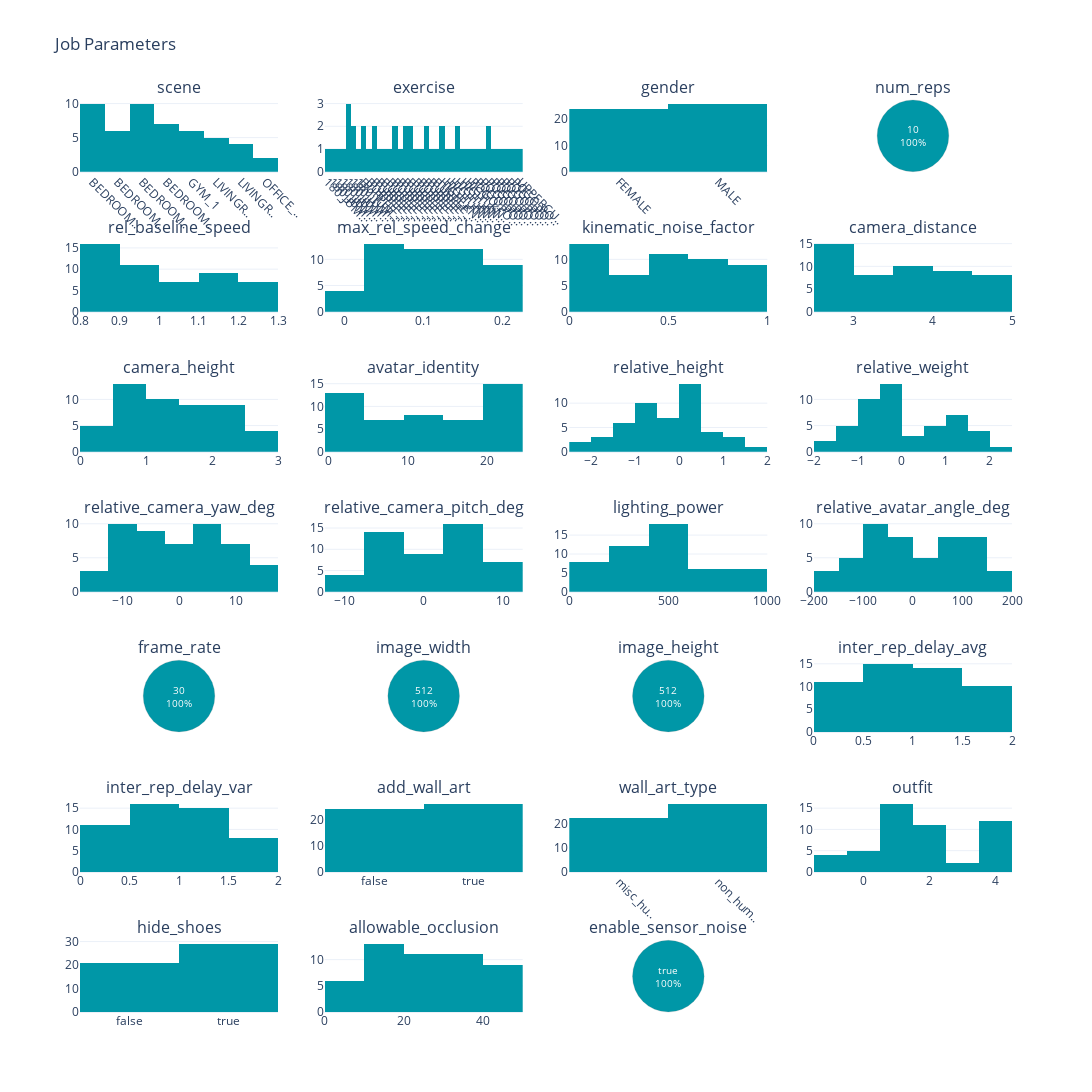

This figure's notebook cell:
### Markdown cell above
Before submitting our full video jobs to the API, we can visualize the distributions of our parameters:

### Code cell
visualize_job_params(job_params)

### Figure 1 — Plotly figure (JSON) as saved in the notebook; plotly's stock layout.template omitted (floating-point values rounded to 4 significant figures)
{"data": [{"legendgroup": "group1", "marker": {"color": "#0097A7"}, "name": "All", "showlegend": false, "type": "histogram", "x": ["OFFICE_1", "BEDROOM_2", "LIVINGROOM_2", "LIVINGROOM_2", "LIVINGROOM_1", "LIVINGROOM_1", "GYM_1", "BEDROOM_5", "LIVINGROOM_2", "GYM_1", "BEDROOM_2", "GYM_1", "BEDROOM_4", "LIVINGROOM_1", "LIVINGROOM_2", "LIVINGROOM_1", "GYM_1", "OFFICE_1", "BEDROOM_2", "BEDROOM_6", "LIVINGROOM_2", "BEDROOM_5", "BEDROOM_4", "OFFICE_1", "LIVINGROOM_2", "LIVINGROOM_2", "BEDROOM_2", "OFFICE_1", "BEDROOM_5", "OFFICE_1", "BEDROOM_2", "OFFICE_1", "GYM_1", "BEDROOM_5", "BEDROOM_2", "GYM_1", "LIVINGROOM_2", "BEDROOM_6", "OFFICE_1", "BEDROOM_5", "LIVINGROOM_1", "BEDROOM_4", "OFFICE_1", "OFFICE_1", "LIVINGROOM_1", "LIVINGROOM_1", "LIVINGROOM_2", "BEDROOM_4", "LIVINGROOM_2", "OFFICE_1"], "xaxis": "x", "yaxis": "y"}, {"legendgroup": "group1", "marker": {"color": "#0097A7"}, "name": "All", "showlegend": false, "type": "histogram", "x": ["BURPEE_10", "BURPEE_PUSHUP_07", "POGO_POGO_LUNGE_05-RIGHT", "POGO_POGO_LUNGE_05-LEFT", "BURPEE_PUSHUP_01", "UPPERCUT-LEFT", "180_JUMP_SQUAT_06-RIGHT", "POGO_POGO_LUNGE_03", "HIGH_KNEES_02", "BURPEE_PUSHUP_01", "BURPEE_PUSHUP_03", "POGO_POGO_LUNGE_01-LEFT", "BURPEE_02", "BURPEE_07", "POGO_POGO_LUNGE_07", "HIGH_KNEES_09", "POGO_POGO_LUNGE_03", "BURPEE_PUSHUP_05", "HIGH_KNEES_05", "BURPEE_PUSHUP_01", "POGO_POGO_LUNGE_02", "180_JUMP_SQUAT_06-LEFT", "BURPEE_PUSHUP_13", "HIGH_KNEES_04", "180_JUMP_SQUAT_03-RIGHT", "BURPEE_PUSHUP_05", "HIGH_KNEES_06", "BURPEE_PUSHUP_10", "180_JUMP_SQUAT_07-LEFT", "HIGH_KNEES_05", "POGO_POGO_LUNGE_08", "BURPEE_PUSHUP_13", "UPPERCUT-LEFT", "HIGH_KNEES_06", "POGO_POGO_LUNGE_10", "180_JUMP_SQUAT_08-RIGHT", "POGO_POGO_LUNGE_08", "BURPEE_PUSHUP_11", "BURPEE_05", "BURPEE_01", "BURPEE_PUSHUP_09", "POGO_POGO_LUNGE_06", "POGO_POGO_LUNGE_07", "HIGH_KNEES_01", "BURPEE_PUSHUP_09", "BURPEE_08", "180_JUMP_SQUAT_05-LEFT", "BURPEE_PUSHUP_03", "BURPEE_09", "180_JUMP_SQUAT_05-RIGHT"], "xaxis": "x2", "yaxis": "y2"}, {"legendgroup": "group1", "marker": {"color": "#0097A7"}, "name": "All", "showlegend": false, "type": "histogram", "x": ["MALE", "MALE", "MALE", "MALE", "FEMALE", "FEMALE", "MALE", "FEMALE", "FEMALE", "FEMALE", "FEMALE", "MALE", "FEMALE", "MALE", "FEMALE", "FEMALE", "MALE", "MALE", "MALE", "MALE", "FEMALE", "MALE", "MALE", "MALE", "MALE", "MALE", "FEMALE", "MALE", "FEMALE", "MALE", "MALE", "FEMALE", "FEMALE", "FEMALE", "FEMALE", "FEMALE", "MALE", "MALE", "MALE", "FEMALE", "MALE", "FEMALE", "MALE", "FEMALE", "FEMALE", "FEMALE", "FEMALE", "FEMALE", "FEMALE", "FEMALE"], "xaxis": "x3", "yaxis": "y3"}, {"domain": {"x": [0.7875, 1], "y": [0.9214, 1]}, "insidetextorientation": "horizontal", "labels": [10], "legendgroup": "group1", "marker": {"colors": ["#0097a7"], "line": {"color": "grey", "width": 0.2}}, "showlegend": false, "sort": false, "textfont": {"size": 10}, "textinfo": "percent+label", "textposition": "inside", "type": "pie", "values": [50]}, {"legendgroup": "group1", "marker": {"color": "#0097A7"}, "name": "All", "showlegend": false, "type": "histogram", "x": [0.8015, 0.8666, 1.224, 0.926, 0.9964, 0.8306, 0.8479, 1.19, 1.167, 0.9999, 1.068, 1.082, 1.244, 1.098, 0.8484, 0.9601, 1.203, 0.8069, 1.153, 1.212, 0.9222, 1.134, 1.043, 1.248, 1.129, 1.212, 0.8159, 0.9503, 1.16, 0.8403, 1.141, 0.8984, 0.995, 0.954, 0.8097, 1.205, 0.9426, 1.125, 0.8942, 1.084, 0.951, 1.109, 1.082, 0.8606, 0.8176, 1.053, 0.899, 0.8731, 0.8186, 0.9942], "xaxis": "x4", "yaxis": "y4"}, {"legendgroup": "group1", "marker": {"color": "#0097A7"}, "name": "All", "showlegend": false, "type": "histogram", "x": [0.1368, 0.01472, 0.1891, 0.01818, 0.1269, 0.04232, 0.1895, 0.1808, 0.04212, 0.1901, 0.09613, 0.02976, 0.1196, 0.05473, 0.04207, 0.009851, 0.11, 0.138, 0.08511, 0.1086, 0.1692, 0.1996, 0.1477, 0.05077, 0.04391, 0.15, 0.0419, 0.08825, 0.09158, 0.01255, 0.09339, 0.07546, 0.1591, 0.1753, 0.08786, 0.1903, 0.1769, 0.1341, 0.06114, 0.14, 0.03654, 0.1879, 0.1571, 0.03024, 0.02896, 0.1708, 0.08332, 0.0516, 0.08848, 0.144], "xaxis": "x5", "yaxis": "y5"}, {"legendgroup": "group1", "marker": {"color": "#0097A7"}, "name": "All", "showlegend": false, "type": "histogram", "x": [0.5722, 0.6077, 0.1484, 0.4376, 0.5552, 0.6036, 0.02808, 0.1443, 0.1349, 0.9918, 0.8763, 0.1024, 0.04008, 0.7211, 0.1803, 0.415, 0.6669, 0.8821, 0.9704, 0.6327, 0.6398, 0.821, 0.4706, 0.2596, 0.7978, 0.995, 0.3237, 0.6891, 0.2052, 0.6151, 0.1008, 0.2631, 0.2821, 0.1554, 0.6364, 0.4288, 0.9428, 0.3234, 0.437, 0.2959, 0.5574, 0.5112, 0.1775, 0.4874, 0.8319, 0.005967, 0.4184, 0.9873, 0.05651, 0.01819], "xaxis": "x6", "yaxis": "y6"}, {"legendgroup": "group1", "marker": {"color": "#0097A7"}, "name": "All", "showlegend": false, "type": "histogram", "x": [3.974, 3.861, 2.951, 4.709, 3.56, 4.072, 3.861, 3.959, 4.444, 3.593, 3.985, 3.109, 4.664, 3.168, 4.347, 4.38, 3.408, 3.324, 4.157, 3.204, 2.897, 4.399, 2.917, 4.512, 2.966, 4.46, 4.329, 3.898, 4.609, 3.44, 2.738, 2.771, 4.181, 2.884, 4.741, 4.626, 4.613, 2.902, 2.998, 2.72, 4.635, 3.095, 3.913, 2.614, 2.933, 3.495, 2.616, 2.702, 2.853, 3.517], "xaxis": "x7", "yaxis": "y7"}, {"legendgroup": "group1", "marker": {"color": "#0097A7"}, "name": "All", "showlegend": false, "type": "histogram", "x": [1.221, 0.746, 0.2351, 1.846, 2.041, 0.789, 1.61, 2.567, 1.039, 0.3554, 1.077, 1.428, 2.122, 2.625, 2.236, 2.343, 1.688, 1.508, 2.37, 0.9538, 0.6427, 0.516, 2.396, 0.9042, 1.1, 1.208, 0.6704, 1.402, 1.083, 0.9825, 1.528, 1.775, 2.55, 1.239, 0.8063, 2.015, 1.452, 0.4023, 1.937, 1.774, 1.89, 0.2173, 0.3765, 0.9644, 0.5969, 2.378, 2.61, 0.5807, 0.9362, 2.107], "xaxis": "x8", "yaxis": "y8"}, {"legendgroup": "group1", "marker": {"color": "#0097A7"}, "name": "All", "showlegend": false, "type": "histogram", "x": [24, 24, 13, 9, 17, 8, 21, 21, 18, 9, 3, 0, 20, 4, 5, 1, 17, 0, 14, 20, 0, 12, 20, 12, 23, 24, 8, 3, 16, 22, 24, 21, 22, 24, 23, 4, 2, 11, 12, 12, 14, 1, 9, 6, 3, 19, 17, 4, 0, 16], "xaxis": "x9", "yaxis": "y9"}, {"legendgroup": "group1", "marker": {"color": "#0097A7"}, "name": "All", "showlegend": false, "type": "histogram", "x": [-0.3554, -0.5449, 0.1832, -0.07162, -0.4573, 0.4413, -0.2543, -1.095, 0.2824, 0.238, 0.7373, 0.2681, -0.1915, -0.6593, -1.076, -1.896, 1.35, 0.4478, -1.812, 0.04263, 0.03819, -0.03047, -0.9642, 0.361, -0.5675, -0.6281, -1.058, 0.3248, -0.7637, -0.5872, -1.2, 0.7356, 1.197, -0.5303, -1.913, 0.5254, 0.3577, -2.048, 0.115, -1.226, -1.133, -0.3483, -2.183, 1.948, -0.7641, 1.429, -0.8679, 0.05142, 0.5559, 0.06853], "xaxis": "x10", "yaxis": "y10"}, {"legendgroup": "group1", "marker": {"color": "#0097A7"}, "name": "All", "showlegend": false, "type": "histogram", "x": [1.403, 0.988, 0.343, -0.4009, -1.04, -0.8287, -0.01354, -0.05624, 1.08, 1.606, 1.279, -0.4601, 1.706, -0.5863, 2.099, -0.4119, 1.831, -0.03968, -0.7439, -0.4011, -0.1292, -0.3385, 0.3279, -1.59, -1.34, -1.157, -0.8798, -0.8951, -0.6973, 0.6851, -0.6113, -0.04703, 1.008, 1.487, 1.853, -0.3764, -1.172, 0.02995, -0.8433, -0.5231, 1.135, 0.7648, 0.5258, -1.401, -0.05087, 1.446, -0.8888, -0.1361, -1.962, 0.5551], "xaxis": "x11", "yaxis": "y11"}, {"legendgroup": "group1", "marker": {"color": "#0097A7"}, "name": "All", "showlegend": false, "type": "histogram", "x": [12.09, 14.99, -1.84, -9.632, 5.271, -12.46, -5.889, -2.122, -9.723, -9.16, 2.679, 1.547, 7.53, 8.61, -2.735, -0.7845, 14.62, -6.785, 10.93, 14.25, -12.66, -1.774, 7.326, -6.637, -3.143, -5.044, 11.55, -8.381, -8.142, 9.832, -13.11, 2.967, 4.807, -5.288, -10.26, -8.262, 3.342, -12.81, 6.89, 6.037, 1.417, -9.559, -2.871, -3.578, 5.951, 14.13, 6.085, -8.37, 11.1, -0.9254], "xaxis": "x12", "yaxis": "y12"}, {"legendgroup": "group1", "marker": {"color": "#0097A7"}, "name": "All", "showlegend": false, "type": "histogram", "x": [8.478, 3.568, 0.7075, -4.099, -6.313, -0.8177, 4.789, -9.658, -9.664, -4.01, -4.844, 5.572, 6.628, 4.613, -7.333, -3.046, 2.205, -0.97, -7.467, 9.458, -2.84, -3.519, 2.853, 7.579, 5.742, 8.806, -0.04697, -5.227, 6.448, 3.428, -8.223, 5.514, -6.151, 3.668, 2.577, -1.79, -3.422, 1.168, -9.419, 9.106, -4.069, -0.1328, 4.975, -2.546, 9.971, 9.48, 0.3338, 5.225, 4.393, 4.396], "xaxis": "x13", "yaxis": "y13"}, {"legendgroup": "group1", "marker": {"color": "#0097A7"}, "name": "All", "showlegend": false, "type": "histogram", "x": [971.7, 21.23, 226.3, 687.3, 560.6, 336.4, 828.5, 46.94, 65.95, 566.9, 212.1, 526.7, 446.4, 589.6, 642.7, 685.5, 660.3, 802.5, 559.8, 805.5, 891.0, 131.0, 92.67, 542.4, 355.0, 216.8, 266.9, 412.7, 493.2, 571.3, 400.2, 349.2, 521.5, 471.4, 595.1, 553.2, 251.9, 97.73, 480.5, 15.62, 313.4, 387.3, 269.6, 457.4, 223.6, 67.39, 758.9, 879.6, 402.5, 663.3], "xaxis": "x14", "yaxis": "y14"}, {"legendgroup": "group1", "marker": {"color": "#0097A7"}, "name": "All", "showlegend": false, "type": "histogram", "x": [-116.1, 4.761, 6.42, 68.07, 2.808, 83.56, -72.21, 140.3, 68.33, 76.99, 69.74, 120.2, 137.1, 136.6, 142.8, -1.616, -136.3, 81.57, -39.14, -90.05, -31.2, -82.0, -166.4, -28.09, -74.22, -119.2, 91.4, 110.7, -68.25, -95.46, -175.0, 136.0, -36.46, -45.33, -55.59, 120.0, -107.7, -28.76, 175.4, -27.06, 11.68, -123.7, 161.8, 2.411, -64.9, -95.92, -150.7, -76.0, 74.19, 161.9], "xaxis": "x15", "yaxis": "y15"}, {"domain": {"x": [0, 0.2125], "y": [0.3071, 0.3857]}, "insidetextorientation": "horizontal", "labels": [30], "legendgroup": "group1", "marker": {"colors": ["#0097a7"], "line": {"color": "grey", "width": 0.2}}, "showlegend": false, "sort": false, "textfont": {"size": 10}, "textinfo": "percent+label", "textposition": "inside", "type": "pie", "values": [50]}, {"domain": {"x": [0.2625, 0.475], "y": [0.3071, 0.3857]}, "insidetextorientation": "horizontal", "labels": [512], "legendgroup": "group1", "marker": {"colors": ["#0097a7"], "line": {"color": "grey", "width": 0.2}}, "showlegend": false, "sort": false, "textfont": {"size": 10}, "textinfo": "percent+label", "textposition": "inside", "type": "pie", "values": [50]}, {"domain": {"x": [0.525, 0.7375], "y": [0.3071, 0.3857]}, "insidetextorientation": "horizontal", "labels": [512], "legendgroup": "group1", "marker": {"colors": ["#0097a7"], "line": {"color": "grey", "width": 0.2}}, "showlegend": false, "sort": false, "textfont": {"size": 10}, "textinfo": "percent+label", "textposition": "inside", "type": "pie", "values": [50]}, {"legendgroup": "group1", "marker": {"color": "#0097A7"}, "name": "All", "showlegend": false, "type": "histogram", "x": [0.9126, 1.472, 0.7156, 1.549, 1.284, 0.4687, 0.4523, 1.197, 1.222, 0.5478, 1.608, 0.6439, 0.2043, 0.6633, 1.536, 0.4978, 1.335, 1.433, 0.4635, 0.8696, 0.5601, 0.4852, 0.1351, 1.445, 0.7794, 1.245, 0.3145, 0.03516, 1.746, 0.5598, 0.772, 0.9856, 0.3591, 0.8238, 1.76, 1.38, 0.9329, 1.165, 1.894, 1.855, 0.08853, 1.431, 1.862, 1.537, 1.247, 1.771, 0.7288, 1.133, 1.076, 0.6298], "xaxis": "x16", "yaxis": "y16"}, {"legendgroup": "group1", "marker": {"color": "#0097A7"}, "name": "All", "showlegend": false, "type": "histogram", "x": [1.391, 0.7013, 1.801, 1.149, 0.3394, 0.3664, 0.9147, 0.653, 0.2291, 1.29, 0.9745, 0.02076, 0.9783, 0.1431, 1.483, 1.273, 0.4821, 0.8664, 1.011, 0.09368, 0.927, 0.8297, 1.395, 1.428, 0.04703, 1.639, 0.7146, 1.031, 0.9431, 1.369, 1.207, 1.169, 1.542, 0.5787, 0.4217, 1.942, 1.73, 0.8189, 1.104, 1.87, 0.8807, 1.75, 1.072, 1.167, 0.3832, 1.516, 0.8134, 0.5918, 0.349, 0.5389], "xaxis": "x17", "yaxis": "y17"}, {"legendgroup": "group1", "marker": {"color": "#0097A7"}, "name": "All", "showlegend": false, "type": "histogram", "x": [false, false, true, true, true, false, true, true, true, false, true, true, false, true, true, true, false, true, false, false, false, false, true, false, false, true, false, true, false, false, false, false, true, true, false, true, false, true, false, true, false, false, true, false, true, true, true, true, true, false], "xaxis": "x18", "yaxis": "y18"}, {"legendgroup": "group1", "marker": {"color": "#0097A7"}, "name": "All", "showlegend": false, "type": "histogram", "x": ["misc_human", "non_human", "non_human", "misc_human", "non_human", "misc_human", "misc_human", "misc_human", "non_human", "non_human", "non_human", "misc_human", "non_human", "misc_human", "non_human", "non_human", "misc_human", "non_human", "misc_human", "non_human", "misc_human", "misc_human", "non_human", "non_human", "non_human", "non_human", "non_human", "non_human", "non_human", "misc_human", "non_human", "non_human", "misc_human", "non_human", "misc_human", "non_human", "non_human", "misc_human", "non_human", "misc_human", "misc_human", "misc_human", "misc_human", "non_human", "non_human", "misc_human", "non_human", "misc_human", "misc_human", "non_human"], "xaxis": "x19", "yaxis": "y19"}, {"legendgroup": "group1", "marker": {"color": "#0097A7"}, "name": "All", "showlegend": false, "type": "histogram", "x": [2, -1, 1, 0, 2, 4, 2, 0, 1, 1, 4, 1, 0, 4, 4, 1, 4, 2, 1, 1, 2, 3, 0, 1, 1, 4, 4, -1, 1, 4, 4, 2, 2, 0, 2, 2, -1, 2, 1, 3, 4, 4, 1, -1, 2, 1, 1, 1, 4, 1], "xaxis": "x20", "yaxis": "y20"}, {"legendgroup": "group1", "marker": {"color": "#0097A7"}, "name": "All", "showlegend": false, "type": "histogram", "x": [false, false, true, false, true, false, false, true, false, true, false, false, true, true, false, false, true, true, true, true, true, true, true, false, true, true, true, false, true, true, false, true, true, true, false, true, true, true, false, true, false, false, true, true, true, false, false, false, true, false], "xaxis": "x21", "yaxis": "y21"}, {"legendgroup": "group1", "marker": {"color": "#0097A7"}, "name": "All", "showlegend": false, "type": "histogram", "x": [22.74, 2.552, 14.39, 27.95, 37.39, 1.758, 18.76, 27.78, 48.4, 14.97, 39.69, 40.44, 49.61, 47.41, 2.962, 12.62, 24.56, 25.32, 16.81, 28.66, 37.89, 37.93, 34.16, 26.32, 42.86, 23.79, 48.31, 35.43, 13.0, 11.66, 47.79, 12.92, 29.9, 45.12, 39.0, 29.36, 30.51, 46.15, 4.442, 18.47, 13.93, 3.3, 22.07, 38.73, 12.9, 36.0, 18.48, 37.71, 11.22, 2.83], "xaxis": "x22", "yaxis": "y22"}, {"domain": {"x": [0.525, 0.7375], "y": [0, 0.07857]}, "insidetextorientation": "horizontal", "labels": [true], "legendgroup": "group1", "marker": {"colors": ["#0097a7"], "line": {"color": "grey", "width": 0.2}}, "showlegend": false, "sort": false, "textfont": {"size": 10}, "textinfo": "percent+label", "textposition": "inside", "type": "pie", "values": [50]}], "layout": {"annotations": [{"font": {"size": 16}, "showarrow": false, "text": "scene", "x": 0.1062, "xanchor": "center", "xref": "paper", "y": 1, "yanchor": "bottom", "yref": "paper"}, {"font": {"size": 16}, "showarrow": false, "text": "exercise", "x": 0.3688, "xanchor": "center", "xref": "paper", "y": 1, "yanchor": "bottom", "yref": "paper"}, {"font": {"size": 16}, "showarrow": false, "text": "gender", "x": 0.6313, "xanchor": "center", "xref": "paper", "y": 1, "yanchor": "bottom", "yref": "paper"}, {"font": {"size": 16}, "showarrow": false, "text": "num_reps", "x": 0.8938, "xanchor": "center", "xref": "paper", "y": 1, "yanchor": "bottom", "yref": "paper"}, {"font": {"size": 16}, "showarrow": false, "text": "rel_baseline_speed", "x": 0.1062, "xanchor": "center", "xref": "paper", "y": 0.8464, "yanchor": "bottom", "yref": "paper"}, {"font": {"size": 16}, "showarrow": false, "text": "max_rel_speed_change", "x": 0.3688, "xanchor": "center", "xref": "paper", "y": 0.8464, "yanchor": "bottom", "yref": "paper"}, {"font": {"size": 16}, "showarrow": false, "text": "kinematic_noise_factor", "x": 0.6313, "xanchor": "center", "xref": "paper", "y": 0.8464, "yanchor": "bottom", "yref": "paper"}, {"font": {"size": 16}, "showarrow": false, "text": "camera_distance", "x": 0.8938, "xanchor": "center", "xref": "paper", "y": 0.8464, "yanchor": "bottom", "yref": "paper"}, {"font": {"size": 16}, "showarrow": false, "text": "camera_height", "x": 0.1062, "xanchor": "center", "xref": "paper", "y": 0.6929, "yanchor": "bottom", "yref": "paper"}, {"font": {"size": 16}, "showarrow": false, "text": "avatar_identity", "x": 0.3688, "xanchor": "center", "xref": "paper", "y": 0.6929, "yanchor": "bottom", "yref": "paper"}, {"font": {"size": 16}, "showarrow": false, "text": "relative_height", "x": 0.6313, "xanchor": "center", "xref": "paper", "y": 0.6929, "yanchor": "bottom", "yref": "paper"}, {"font": {"size": 16}, "showarrow": false, "text": "relative_weight", "x": 0.8938, "xanchor": "center", "xref": "paper", "y": 0.6929, "yanchor": "bottom", "yref": "paper"}, {"font": {"size": 16}, "showarrow": false, "text": "relative_camera_yaw_deg", "x": 0.1062, "xanchor": "center", "xref": "paper", "y": 0.5393, "yanchor": "bottom", "yref": "paper"}, {"font": {"size": 16}, "showarrow": false, "text": "relative_camera_pitch_deg", "x": 0.3688, "xanchor": "center", "xref": "paper", "y": 0.5393, "yanchor": "bottom", "yref": "paper"}, {"font": {"size": 16}, "showarrow": false, "text": "lighting_power", "x": 0.6313, "xanchor": "center", "xref": "paper", "y": 0.5393, "yanchor": "bottom", "yref": "paper"}, {"font": {"size": 16}, "showarrow": false, "text": "relative_avatar_angle_deg", "x": 0.8938, "xanchor": "center", "xref": "paper", "y": 0.5393, "yanchor": "bottom", "yref": "paper"}, {"font": {"size": 16}, "showarrow": false, "text": "frame_rate", "x": 0.1062, "xanchor": "center", "xref": "paper", "y": 0.3857, "yanchor": "bottom", "yref": "paper"}, {"font": {"size": 16}, "showarrow": false, "text": "image_width", "x": 0.3688, "xanchor": "center", "xref": "paper", "y": 0.3857, "yanchor": "bottom", "yref": "paper"}, {"font": {"size": 16}, "showarrow": false, "text": "image_height", "x": 0.6313, "xanchor": "center", "xref": "paper", "y": 0.3857, "yanchor": "bottom", "yref": "paper"}, {"font": {"size": 16}, "showarrow": false, "text": "inter_rep_delay_avg", "x": 0.8938, "xanchor": "center", "xref": "paper", "y": 0.3857, "yanchor": "bottom", "yref": "paper"}, {"font": {"size": 16}, "showarrow": false, "text": "inter_rep_delay_var", "x": 0.1062, "xanchor": "center", "xref": "paper", "y": 0.2321, "yanchor": "bottom", "yref": "paper"}, {"font": {"size": 16}, "showarrow": false, "text": "add_wall_art", "x": 0.3688, "xanchor": "center", "xref": "paper", "y": 0.2321, "yanchor": "bottom", "yref": "paper"}, {"font": {"size": 16}, "showarrow": false, "text": "wall_art_type", "x": 0.6313, "xanchor": "center", "xref": "paper", "y": 0.2321, "yanchor": "bottom", "yref": "paper"}, {"font": {"size": 16}, "showarrow": false, "text": "outfit", "x": 0.8938, "xanchor": "center", "xref": "paper", "y": 0.2321, "yanchor": "bottom", "yref": "paper"}, {"font": {"size": 16}, "showarrow": false, "text": "hide_shoes", "x": 0.1062, "xanchor": "center", "xref": "paper", "y": 0.07857, "yanchor": "bottom", "yref": "paper"}, {"font": {"size": 16}, "showarrow": false, "text": "allowable_occlusion", "x": 0.3688, "xanchor": "center", "xref": "paper", "y": 0.07857, "yanchor": "bottom", "yref": "paper"}, {"font": {"size": 16}, "showarrow": false, "text": "enable_sensor_noise", "x": 0.6313, "xanchor": "center", "xref": "paper", "y": 0.07857, "yanchor": "bottom", "yref": "paper"}], "barmode": "stack", "font": {"size": 12}, "height": 2100, "title": {"text": "Job Parameters"}, "width": 1500, "xaxis": {"anchor": "y", "domain": [0, 0.2125], "tickangle": 45, "tickmode": "array", "ticktext": ["BEDROOM..", "BEDROOM..", "BEDROOM..", "BEDROOM..", "GYM_1", "LIVINGR..", "LIVINGR..", "OFFICE_.."], "tickvals": [0, 1, 2, 3, 4, 5, 6, 7]}, "xaxis10": {"anchor": "y10", "domain": [0.525, 0.7375]}, "xaxis11": {"anchor": "y11", "domain": [0.7875, 1]}, "xaxis12": {"anchor": "y12", "domain": [0, 0.2125]}, "xaxis13": {"anchor": "y13", "domain": [0.2625, 0.475]}, "xaxis14": {"anchor": "y14", "domain": [0.525, 0.7375]}, "xaxis15": {"anchor": "y15", "domain": [0.7875, 1]}, "xaxis16": {"anchor": "y16", "domain": [0.7875, 1]}, "xaxis17": {"anchor": "y17", "domain": [0, 0.2125]}, "xaxis18": {"anchor": "y18", "domain": [0.2625, 0.475]}, "xaxis19": {"anchor": "y19", "domain": [0.525, 0.7375], "tickangle": 45, "tickmode": "array", "ticktext": ["misc_hu..", "non_hum.."], "tickvals": [0, 1]}, "xaxis2": {"anchor": "y2", "domain": [0.2625, 0.475], "tickangle": 45, "tickmode": "array", "ticktext": ["180_JUM..", "180_JUM..", "180_JUM..", "180_JUM..", "180_JUM..", "180_JUM..", "180_JUM..", "BURPEE_..", "BURPEE_..", "BURPEE_..", "BURPEE_..", "BURPEE_..", "BURPEE_..", "BURPEE_..", "BURPEE_..", "BURPEE_..", "BURPEE_..", "BURPEE_..", "BURPEE_..", "BURPEE_..", "BURPEE_..", "BURPEE_..", "HIGH_KN..", "HIGH_KN..", "HIGH_KN..", "HIGH_KN..", "HIGH_KN..", "HIGH_KN..", "POGO_PO..", "POGO_PO..", "POGO_PO..", "POGO_PO..", "POGO_PO..", "POGO_PO..", "POGO_PO..", "POGO_PO..", "POGO_PO..", "UPPERCU.."], "tickvals": [0, 1, 2, 3, 4, 5, 6, 7, 8, 9, 10, 11, 12, 13, 14, 15, 16, 17, 18, 19, 20, 21, 22, 23, 24, 25, 26, 27, 28, 29, 30, 31, 32, 33, 34, 35, 36, 37]}, "xaxis20": {"anchor": "y20", "domain": [0.7875, 1]}, "xaxis21": {"anchor": "y21", "domain": [0, 0.2125]}, "xaxis22": {"anchor": "y22", "domain": [0.2625, 0.475]}, "xaxis23": {"anchor": "y23", "domain": [0.7875, 1]}, "xaxis3": {"anchor": "y3", "domain": [0.525, 0.7375], "tickangle": 45, "tickmode": "array", "ticktext": ["FEMALE", "MALE"], "tickvals": [0, 1]}, "xaxis4": {"anchor": "y4", "domain": [0, 0.2125]}, "xaxis5": {"anchor": "y5", "domain": [0.2625, 0.475]}, "xaxis6": {"anchor": "y6", "domain": [0.525, 0.7375]}, "xaxis7": {"anchor": "y7", "domain": [0.7875, 1]}, "xaxis8": {"anchor": "y8", "domain": [0, 0.2125]}, "xaxis9": {"anchor": "y9", "domain": [0.2625, 0.475]}, "yaxis": {"anchor": "x", "domain": [0.9214, 1]}, "yaxis10": {"anchor": "x10", "domain": [0.6143, 0.6929]}, "yaxis11": {"anchor": "x11", "domain": [0.6143, 0.6929]}, "yaxis12": {"anchor": "x12", "domain": [0.4607, 0.5393]}, "yaxis13": {"anchor": "x13", "domain": [0.4607, 0.5393]}, "yaxis14": {"anchor": "x14", "domain": [0.4607, 0.5393]}, "yaxis15": {"anchor": "x15", "domain": [0.4607, 0.5393]}, "yaxis16": {"anchor": "x16", "domain": [0.3071, 0.3857]}, "yaxis17": {"anchor": "x17", "domain": [0.1536, 0.2321]}, "yaxis18": {"anchor": "x18", "domain": [0.1536, 0.2321]}, "yaxis19": {"anchor": "x19", "domain": [0.1536, 0.2321]}, "yaxis2": {"anchor": "x2", "domain": [0.9214, 1]}, "yaxis20": {"anchor": "x20", "domain": [0.1536, 0.2321]}, "yaxis21": {"anchor": "x21", "domain": [0, 0.07857]}, "yaxis22": {"anchor": "x22", "domain": [0, 0.07857]}, "yaxis23": {"anchor": "x23", "domain": [0, 0.07857]}, "yaxis3": {"anchor": "x3", "domain": [0.9214, 1]}, "yaxis4": {"anchor": "x4", "domain": [0.7679, 0.8464]}, "yaxis5": {"anchor": "x5", "domain": [0.7679, 0.8464]}, "yaxis6": {"anchor": "x6", "domain": [0.7679, 0.8464]}, "yaxis7": {"anchor": "x7", "domain": [0.7679, 0.8464]}, "yaxis8": {"anchor": "x8", "domain": [0.6143, 0.6929]}, "yaxis9": {"anchor": "x9", "domain": [0.6143, 0.6929]}}}
